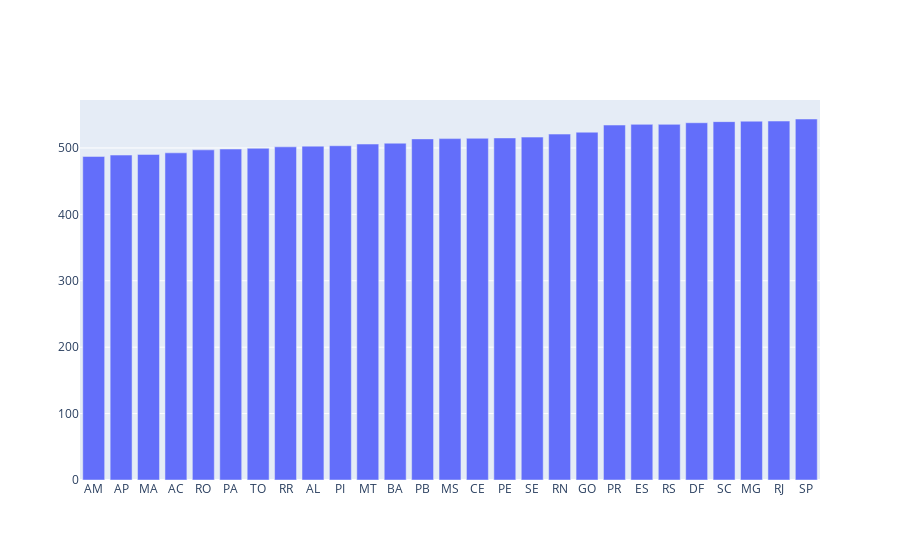

The code cell stored with this chart in its notebook:
### Markdown cell above
Esses dados representa a media das notas separadas por materia e agrupadas por Estados

### Code cell
trace_MT = go.Bar(x = df_media.index,
               y = df_media['Media'])
data = [trace_MT]
py.iplot(data)

### Figure 1 — Plotly figure (JSON) as saved in the notebook; plotly's stock layout.template omitted (floating-point values rounded to 4 significant figures)
{"data": [{"type": "bar", "x": ["AM", "AP", "MA", "AC", "RO", "PA", "TO", "RR", "AL", "PI", "MT", "BA", "PB", "MS", "CE", "PE", "SE", "RN", "GO", "PR", "ES", "RS", "DF", "SC", "MG", "RJ", "SP"], "y": [487.2, 489.3, 490.3, 492.7, 497.1, 498.3, 499.5, 501.7, 502.7, 503.3, 505.9, 507.2, 513.7, 514.1, 514.5, 515.1, 516.3, 520.9, 523.7, 534.5, 535.5, 535.5, 538.0, 539.6, 540.3, 540.5, 543.6]}], "layout": {}}
